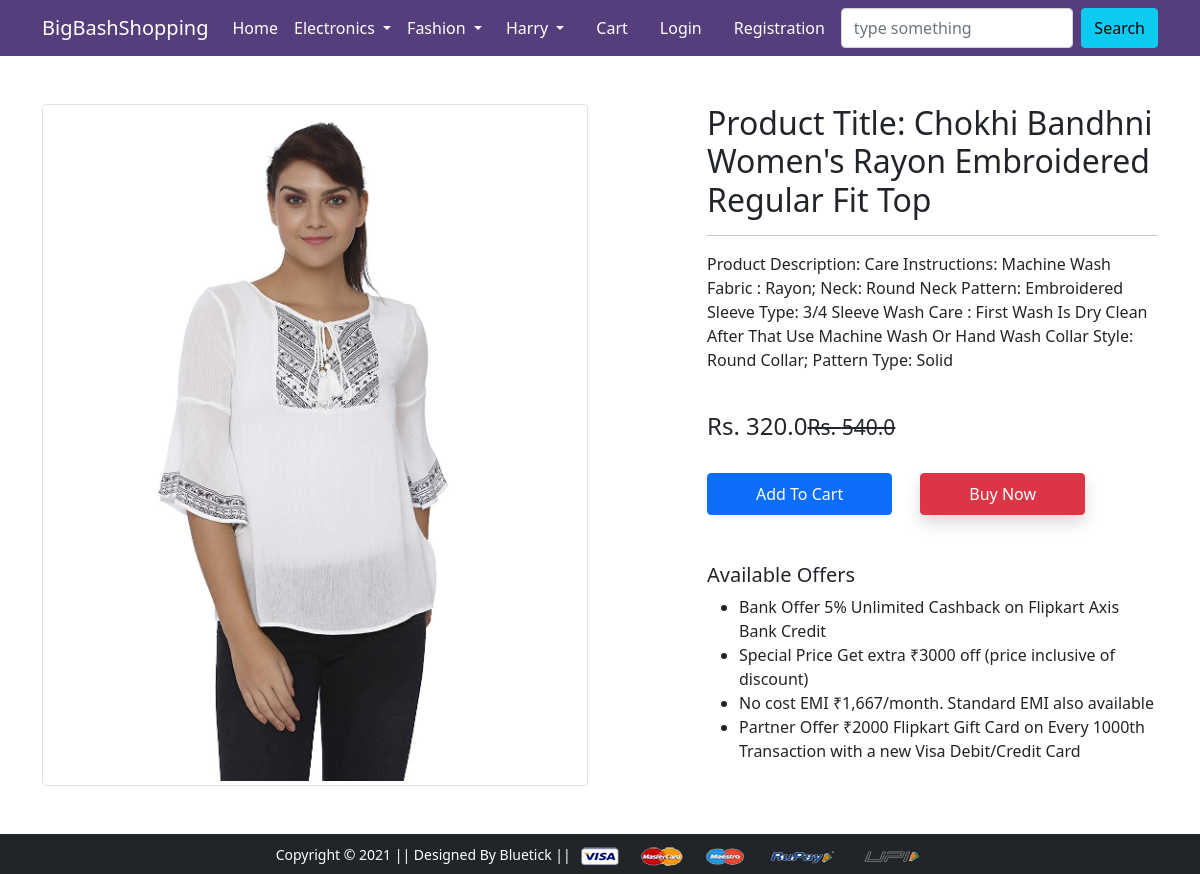
The page /product-detail/7 on the database its author committed.
### app/models.py (models this page shows, shortened)
class Product(models.Model):
    title = models.CharField(max_length=100)
    selling_price=models.FloatField()
    discounted_price=models.FloatField()
    description=models.TextField()
    brand = models.CharField(max_length=200)
    category = models.CharField(choices = CATEGORY_CHOICES,max_length=2)
    product_image = models.ImageField(upload_to='producting')

### app/views.py (the view)
# urls.py: path('product-detail/<int:pk>', views.ProductDetailView.as_view(), name='product-detail'),
class ProductDetailView(View):
    def get(self, request, pk):
        product = Product.objects.get(pk=pk)
        item_already_in_cart = False
        if request.user.is_authenticated:
            item_already_in_cart = Cart.objects.filter(Q(product=product.id) & Q(user=request.user)).exists()
            return render(request, 'app/productdetail.html',{'product':product, 'item_already_in_cart':item_already_in_cart})
        else:
            return render(request, 'app/productdetail.html',{'product':product, 'item_already_in_cart':item_already_in_cart})

### app/templates/app/productdetail.html (shortened to what this page needs)
{% extends 'app/base.html' %}
{% load static %}
{% block main-content %}
<div class="container my-5">
 <div class="row">
  <div class="col-sm-6 text-center align-self-center">
   <img src="{{product.product_image.url}}" alt="" class="img-fluid img-thumbnail">
  </div>
  <div class="col-sm-5 offset-sm-1">
   <h2>Product Title: {{product.title}}</h2>
   <hr>
   <p>Product Description: {{product.description}}</p> <br>
   <h4>Rs. {{product.discounted_price}}<small class="fw-light text-decoration-line-through">Rs. {{product.selling_price}}</small></h4> <br>
   {% if not request.user.is_authenticated %}
    <form action="/add-to-cart" class="d-inline">
    <button type="submit" class="btn btn-primary shodow px-5 py-2">Add To Cart</button>
    </form>
   {% endif %}
   <a href="{% url 'checkout' %}" class="btn btn-danger shadow px-5 py-2 ms-4">Buy Now</a>
   <h5 class="mt-5">Available Offers</h5>
   <ul>
    <li>Bank Offer 5% Unlimited Cashback on Flipkart Axis Bank Credit</li>
    <li>Special Price Get extra ₹3000 off (price inclusive of discount)</li>
    <li>No cost EMI ₹1,667/month. Standard EMI also available</li>
    <li>Partner Offer ₹2000 Flipkart Gift Card on Every 1000th Transaction with a new Visa Debit/Credit Card</li>
   </ul>
  </div>
 </div>
</div>
{% endblock main-content %}

### rows shown on the page
Product: product_image (picture), title "Chokhi Bandhni Women's Rayon Embroidered Regular Fit Top", description "Care Instructions: Machine Wash Fabric : Rayon; Neck: Round Neck Pattern: Embroidered Sleeve Type: 3/4 Sleeve Wash Care : First Wash Is Dry Clean After That Use Machine Wash Or Hand Wash Collar Style: Round Collar; Pattern Type: Solid", discounted_price "320.0", selling_price "540.0"
